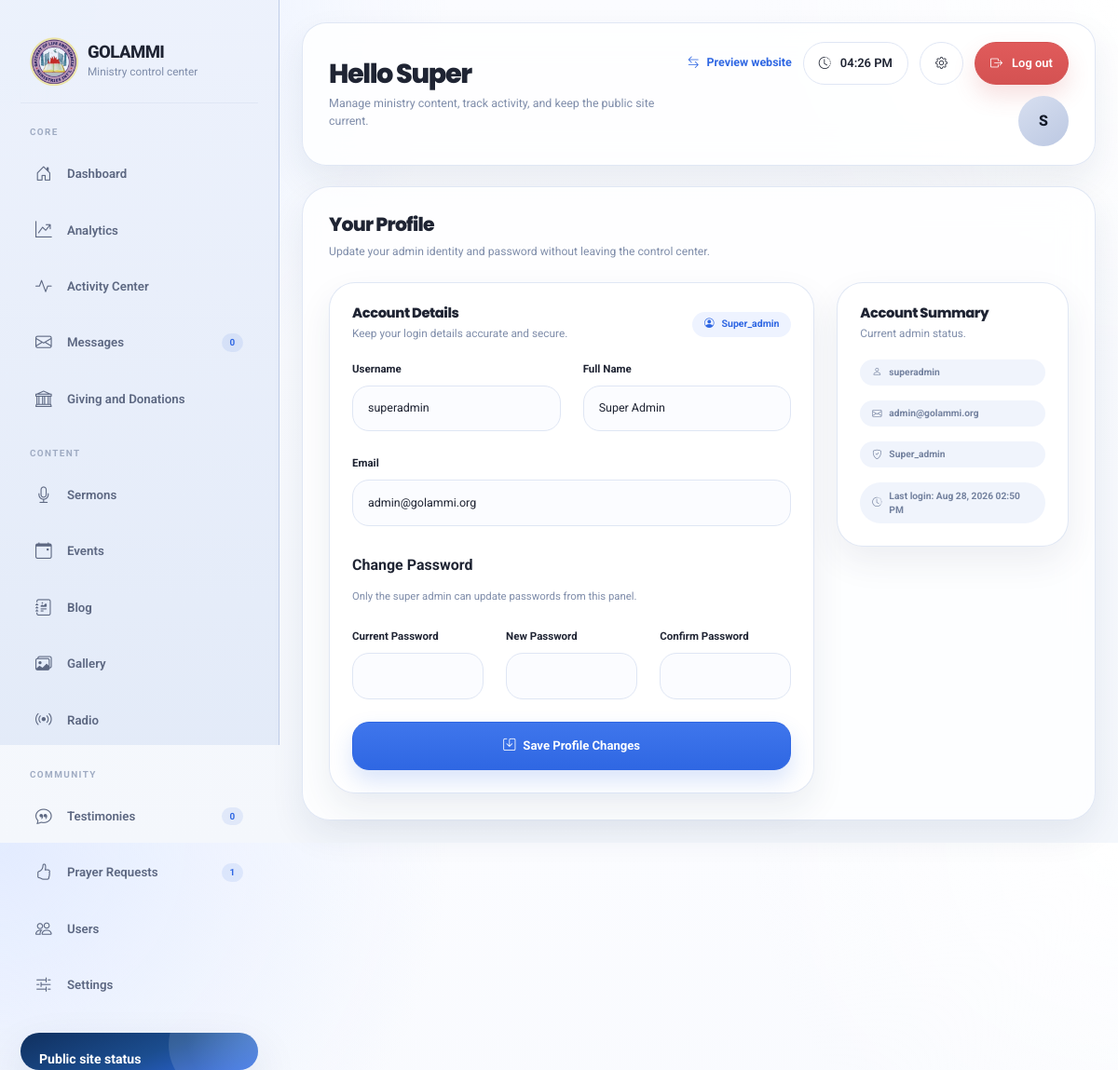
/admin/profile (signed in), run on the app's committed database.
### models/user.py (models this page shows, shortened)
class User(UserMixin, db.Model):
    __tablename__ = "users"
    id = db.Column(db.Integer, primary_key=True)
    username = db.Column(db.String(80), unique=True, nullable=False)
    email = db.Column(db.String(120), unique=True, nullable=False)
    password_hash = db.Column(db.String(255), nullable=False)
    full_name = db.Column(db.String(120), nullable=False)
    role = db.Column(
        db.String(50), nullable=False, default="admin"
    )  # super_admin, admin, moderator, editor
    is_active = db.Column(db.Boolean, default=True)
    created_at = db.Column(db.DateTime, default=datetime.utcnow)
    updated_at = db.Column(
        db.DateTime, default=datetime.utcnow, onupdate=datetime.utcnow
    )
    last_login = db.Column(db.DateTime)
    created_sermons = db.relationship(
        "Sermon", backref="creator", lazy=True, foreign_keys="Sermon.created_by"
    )
    updated_sermons = db.relationship(
        "Sermon", backref="updater", lazy=True, foreign_keys="Sermon.updated_by"
    )
    created_events = db.relationship(
        "Event", backref="creator", lazy=True, foreign_keys="Event.created_by"
    )
    updated_events = db.relationship(
        "Event", backref="updater", lazy=True, foreign_keys="Event.updated_by"
    )
    created_blog_posts = db.relationship(
        "BlogPost", backref="creator", lazy=True, foreign_keys="BlogPost.created_by"
    )
    updated_blog_posts = db.relationship(
        "BlogPost", backref="updater", lazy=True, foreign_keys="BlogPost.updated_by"
    )
    def is_super_admin(self):
        return self.role == "super_admin"

### routes/auth.py (the view, shortened to what this page needs)
@auth_bp.route("/admin/profile", methods=["GET", "POST"])
@login_required
def profile():
    user = current_user
    return render_template("admin/profile.html", user=user)

### routes/admin.py (called while the page is built)
@admin_bp.app_context_processor
def inject_admin_sidebar_counts():
    try:
        return {
            "contact_unread_count": ContactMessage.query.filter_by(is_read=False).count(),
            "prayer_pending_count": PrayerRequest.query.filter_by(is_prayed_for=False).count(),
            "testimony_pending_count": Testimony.query.filter_by(is_approved=False).count(),
        }
    except Exception:
        return {
            "contact_unread_count": 0,
            "prayer_pending_count": 0,
            "testimony_pending_count": 0,
        }

### routes/frontend.py (called while the page is built)
@frontend_bp.app_context_processor
def inject_frontend_event_modal():
    show_event_modal = request.endpoint == "frontend.index"
    return {
        "event_modal_event": get_event_modal_event() if show_event_modal else None,
    }

### utils.py (called while the page is built)
def get_current_time():
    return datetime.utcnow()

### templates/admin/profile.html (shortened to what this page needs)
{% extends "admin/base.html" %}
{% block page_title %}Your Profile{% endblock %}
{% block page_subtitle %}Update your admin identity and password without leaving the control center.{% endblock %}
{% block content %}
<div class="row g-4">
    <div class="col-xl-8">
        <div class="admin-card" data-aos="fade-up">
            <div class="admin-card-header">
                <div>
                    <h5 class="admin-card-title">Account Details</h5>
                    <p class="admin-card-subtitle">Keep your login details accurate and secure.</p>
                </div>
                <span class="eyebrow"><i class="bi bi-person-circle"></i> {{ user.role|title }}</span>
            </div>
            <form method="POST">
                <div class="row g-4">
                    <div class="col-md-6">
                        <label class="form-label">Username</label>
                        <input class="form-control" type="text" name="username" value="{{ user.username }}" required>
                    </div>
                    <div class="col-md-6">
                        <label class="form-label">Full Name</label>
                        <input class="form-control" type="text" name="full_name" value="{{ user.full_name }}" required>
                    </div>
                    <div class="col-12">
                        <label class="form-label">Email</label>
                        <input class="form-control" type="email" name="email" value="{{ user.email }}" required>
                    </div>
                    {% if current_user.is_super_admin() %}
                    <div class="col-12 pt-2">
                        <h6 class="fw-bold mb-3">Change Password</h6>
                        <p class="text-muted small mb-0">Only the super admin can update passwords from this panel.</p>
                    </div>
                    <div class="col-md-4">
                        <label class="form-label">Current Password</label>
                        <input class="form-control" type="password" name="current_password">
                    </div>
                    <div class="col-md-4">
                        <label class="form-label">New Password</label>
                        <input class="form-control" type="password" name="new_password">
                    </div>
                    <div class="col-md-4">
                        <label class="form-label">Confirm Password</label>
                        <input class="form-control" type="password" name="confirm_password">
                    </div>
                    {% endif %}
                    <div class="col-12">
                        <button type="submit" class="btn btn-gold btn-lg w-100">
                            <i class="bi bi-save"></i>
                            Save Profile Changes
                        </button>
                    </div>
                </div>
            </form>
        </div>
    </div>
    <div class="col-xl-4">
        <div class="admin-card" data-aos="fade-up" data-aos-delay="80">
            <div class="admin-card-header">
                <div>
                    <h5 class="admin-card-title">Account Summary</h5>
                    <p class="admin-card-subtitle">Current admin status.</p>
                </div>
            </div>
            <div class="d-grid gap-3">
                <div class="soft-badge"><i class="bi bi-person"></i> {{ user.username }}</div>
                <div class="soft-badge"><i class="bi bi-envelope"></i> {{ user.email }}</div>
                <div class="soft-badge"><i class="bi bi-shield-check"></i> {{ user.role|title }}</div>
                <div class="soft-badge"><i class="bi bi-clock-history"></i> Last login:
                    {{ user.last_login.strftime('%b %d, %Y %I:%M %p') if user.last_login else 'Not recorded' }}
                </div>
            </div>
        </div>
    </div>
</div>
{% endblock %}

### templates/admin/base.html (shortened to what this page needs)
<!DOCTYPE html>
<html lang="en">
<head>
    <link href="{{ url_for('static', filename='assets/vendor/bootstrap/css/bootstrap.min.css') }}" rel="stylesheet">
    <link href="{{ url_for('static', filename='assets/vendor/bootstrap-icons/bootstrap-icons.css') }}" rel="stylesheet">
    <link href="{{ url_for('static', filename='assets/vendor/aos/aos.css') }}" rel="stylesheet">
</head>
<body>
    <div class="admin-layout">
        <aside class="sidebar">
            <div class="sidebar-inner">
                <div class="brand">
                    <div class="brand-mark">
                        <img src="{{ url_for('static', filename='assets/img/logo_2.png') }}" alt="GOLAMMI logo">
                    </div>
                    <div class="brand-copy">
                        <h1>GOLAMMI</h1>
                        <p>Ministry control center</p>
                    </div>
                </div>
                <div>
                    <p class="sidebar-group-title">Core</p>
                    <nav class="nav">
                        <a class="nav-link {% if request.endpoint == 'admin.dashboard' %}active{% endif %}" href="{{ url_for('admin.dashboard') }}">
                            <i class="bi bi-house-door"></i>
                            <span>Dashboard</span>
                        </a>
                        <a class="nav-link {% if request.endpoint in ['admin.analytics'] %}active{% endif %}" href="{{ url_for('admin.analytics') }}">
                            <i class="bi bi-graph-up-arrow"></i>
                            <span>Analytics</span>
                        </a>
                        {% if current_user.is_authenticated and current_user.is_super_admin() %}
                        <a class="nav-link {% if request.endpoint in ['admin.activity_center'] %}active{% endif %}" href="{{ url_for('admin.activity_center') }}">
                            <i class="bi bi-activity"></i>
                            <span>Activity Center</span>
                        </a>
                        {% endif %}
                        <a class="nav-link {% if request.endpoint in ['admin.contact_messages'] %}active{% endif %}" href="{{ url_for('admin.contact_messages') }}">
                            <i class="bi bi-envelope"></i>
                            <span>Messages</span>
                            <span class="badge">{{ contact_unread_count or 0 }}</span>
                        </a>
                        <a class="nav-link {% if request.endpoint in ['admin.donations'] %}active{% endif %}" href="{{ url_for('admin.donations') }}">
                            <i class="bi bi-bank"></i>
                            <span>Giving and Donations</span>
                        </a>
                    </nav>
                </div>
                <div>
                    <p class="sidebar-group-title">Content</p>
                    <nav class="nav">
                        <a class="nav-link {% if request.endpoint in ['admin.sermons', 'admin.add_sermon', 'admin.edit_sermon'] %}active{% endif %}" href="{{ url_for('admin.sermons') }}">
                            <i class="bi bi-mic"></i>
                            <span>Sermons</span>
                        </a>
                        <a class="nav-link {% if request.endpoint in ['admin.events', 'admin.add_event', 'admin.edit_event'] %}active{% endif %}" href="{{ url_for('admin.events') }}">
                            <i class="bi bi-calendar-event"></i>
                            <span>Events</span>
                        </a>
                        <a class="nav-link {% if request.endpoint in ['admin.blog', 'admin.add_blog', 'admin.edit_blog'] %}active{% endif %}" href="{{ url_for('admin.blog') }}">
                            <i class="bi bi-journal-richtext"></i>
                            <span>Blog</span>
                        </a>
                        <a class="nav-link {% if request.endpoint in ['admin.gallery', 'admin.add_gallery', 'admin.edit_gallery'] %}active{% endif %}" href="{{ url_for('admin.gallery') }}">
                            <i class="bi bi-images"></i>
                            <span>Gallery</span>
                        </a>
                        <a class="nav-link {% if request.endpoint in ['admin.radio', 'admin.add_radio', 'admin.edit_radio'] %}active{% endif %}" href="{{ url_for('admin.radio') }}">
                            <i class="bi bi-broadcast"></i>
                            <span>Radio</span>
                        </a>
                    </nav>
                </div>
                <div>
                    <p class="sidebar-group-title">Community</p>
                    <nav class="nav">
                        <a class="nav-link {% if request.endpoint in ['admin.testimonies', 'admin.add_testimony', 'admin.edit_testimony'] %}active{% endif %}" href="{{ url_for('admin.testimonies') }}">
                            <i class="bi bi-chat-quote"></i>
                            <span>Testimonies</span>
                            <span class="badge">{{ testimony_pending_count or 0 }}</span>
                        </a>
                        <a class="nav-link {% if request.endpoint in ['admin.prayer_requests', 'admin.add_prayer_request', 'admin.edit_prayer_request'] %}active{% endif %}" href="{{ url_for('admin.prayer_requests') }}">
                            <i class="bi bi-hand-thumbs-up"></i>
                            <span>Prayer Requests</span>
                            <span class="badge">{{ prayer_pending_count or 0 }}</span>
                        </a>
                        <a class="nav-link {% if request.endpoint in ['admin.users', 'admin.add_user', 'admin.edit_user'] %}active{% endif %}" href="{{ url_for('admin.users') }}">
                            <i class="bi bi-people"></i>
                            <span>Users</span>
                        </a>
                        <a class="nav-link {% if request.endpoint in ['admin.settings'] %}active{% endif %}" href="{{ url_for('admin.settings') }}">
                            <i class="bi bi-sliders2"></i>
                            <span>Settings</span>
                        </a>
                    </nav>
                </div>
                <div class="sidebar-promo">
                    <h6>Public site status</h6>
                </div>
            </div>
        </aside>
        <main class="main-content">
            <section class="topbar">
                <div class="topbar-copy">
                    <h2>{% block topbar_title %}Hello {{ current_user.full_name.split(' ')[0] if current_user.is_authenticated else 'Admin' }}{% endblock %}</h2>
                    <p>{% block topbar_subtitle %}Manage ministry content, track activity, and keep the public site current.{% endblock %}</p>
                </div>
                <div class="topbar-tools">
                    <a class="topbar-link" href="{{ url_for('frontend.index') }}" target="_blank">
                        <i class="bi bi-arrow-left-right"></i>
                        <span>Preview website</span>
                    </a>
                    <div class="topbar-chip">
                        <i class="bi bi-clock-history"></i>
                        <span id="currentTime">--:--</span>
                    </div>
                    <a class="topbar-chip" href="{{ url_for('auth.profile') }}">
                        <i class="bi bi-gear"></i>
                    </a>
                    <a class="topbar-chip topbar-chip-danger" href="{{ url_for('auth.logout') }}">
                        <i class="bi bi-box-arrow-right"></i>
                        <span>Log out</span>
                    </a>
                    <div class="avatar-pill">
                        {{ (current_user.full_name[:1] if current_user.is_authenticated else "A")|upper }}
                    </div>
                </div>
            </section>
            <section class="content-stage">
                <div class="page-header">
                    <div class="page-title-wrap">
                        <h3>{% block page_title %}Dashboard{% endblock %}</h3>
                        <p>{% block page_subtitle %}Keep your ministry content organized and ready for visitors.{% endblock %}</p>
                    </div>
                </div>
                {% block content %}{% endblock %}
            </section>
        </main>
    </div>
</body>
</html>

### data on the page
User: full_name "Super", is_active+full_name "S", role "Super_admin", username "superadmin", full_name "Super Admin", email "admin@golammi.org", last_login "Aug 28, 2026 02:50 PM"

### other printed values
{{ contact_unread_count or 0 }} "0"
{{ testimony_pending_count or 0 }} "0"
{{ prayer_pending_count or 0 }} "1"
